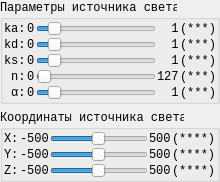
         <widget class="QWidget" name="widget_Expand_LightSource" native="true">
          <layout class="QVBoxLayout" name="verticalLayout_8">
           <property name="leftMargin">
            <number>0</number>
           </property>
           <property name="topMargin">
            <number>0</number>
           </property>
           <property name="rightMargin">
            <number>0</number>
           </property>
           <property name="bottomMargin">
            <number>0</number>
           </property>
           <item>
            <widget class="QGroupBox" name="groupBox_IlluminantParams">
             <property name="font">
              <font>
               <family>Consolas</family>
              </font>
             </property>
             <property name="title">
              <string>Параметры источника света</string>
             </property>
             <layout class="QVBoxLayout" name="verticalLayout_4">
              <property name="spacing">
               <number>1</number>
              </property>
              <property name="leftMargin">
               <number>1</number>
              </property>
              <property name="topMargin">
               <number>1</number>
              </property>
              <property name="rightMargin">
               <number>1</number>
              </property>
              <property name="bottomMargin">
               <number>1</number>
              </property>
              <item>
               <layout class="QHBoxLayout" name="horizontalLayout_34">
                <item>
                 <widget class="QLabel" name="label_AbsentComponent">
                  <property name="font">
                   <font>
                    <family>Consolas</family>
                   </font>
                  </property>
                  <property name="text">
                   <string>ka:</string>
                  </property>
                 </widget>
                </item>
                <item>
                 <widget class="QLabel" name="label_68">
                  <property name="font">
                   <font>
                    <family>Consolas</family>
                   </font>
                  </property>
                  <property name="text">
                   <string>0</string>
                  </property>
                 </widget>
                </item>
                <item>
                 <widget class="QSlider" name="slider_Absent">
                  <property name="font">
                   <font>
                    <family>Consolas</family>
                   </font>
                  </property>
                  <property name="minimum">
                   <number>0</number>
                  </property>
                  <property name="maximum">
                   <number>10</number>
                  </property>
                  <property name="value">
                   <number>1</number>
                  </property>
                  <property name="orientation">
                   <enum>Qt::Horizontal</enum>
                  </property>
                 </widget>
                </item>
                <item>
                 <widget class="QLabel" name="label_69">
                  <property name="font">
                   <font>
                    <family>Consolas</family>
                   </font>
                  </property>
                  <property name="text">
                   <string>  1</string>
                  </property>
                 </widget>
                </item>
                <item>
                 <widget class="QLabel" name="value_Absent">
                  <property name="font">
                   <font>
                    <family>Consolas</family>
                   </font>
                  </property>
                  <property name="text">
                   <string>(***)</string>
                  </property>
                 </widget>
                </item>
               </layout>
              </item>
              <item>
               <layout class="QHBoxLayout" name="horizontalLayout_35">
                <item>
                 <widget class="QLabel" name="label_DiffusonComponent">
                  <property name="font">
                   <font>
                    <family>Consolas</family>
                   </font>
                  </property>
                  <property name="text">
                   <string>kd:</string>
                  </property>
                 </widget>
                </item>
                <item>
                 <widget class="QLabel" name="label_72">
                  <property name="font">
                   <font>
                    <family>Consolas</family>
                   </font>
                  </property>
                  <property name="text">
                   <string>0</string>
                  </property>
                 </widget>
                </item>
                <item>
                 <widget class="QSlider" name="slider_Diffusion">
                  <property name="font">
                   <font>
                    <family>Consolas</family>
                   </font>
                  </property>
                  <property name="minimum">
                   <number>0</number>
                  </property>
                  <property name="maximum">
                   <number>10</number>
                  </property>
                  <property name="value">
                   <number>1</number>
                  </property>
                  <property name="orientation">
                   <enum>Qt::Horizontal</enum>
                  </property>
                 </widget>
                </item>
                <item>
                 <widget class="QLabel" name="label_73">
                  <property name="font">
                   <font>
                    <family>Consolas</family>
                   </font>
                  </property>
                  <property name="text">
                   <string>  1</string>
                  </property>
                 </widget>
                </item>
                <item>
                 <widget class="QLabel" name="value_Diffusion">
                  <property name="font">
                   <font>
                    <family>Consolas</family>
                   </font>
                  </property>
                  <property name="text">
                   <string>(***)</string>
                  </property>
                 </widget>
                </item>
               </layout>
              </item>
              <item>
               <layout class="QHBoxLayout" name="horizontalLayout_36">
                <item>
                 <widget class="QLabel" name="label_SpecularComponent">
                  <property name="font">
                   <font>
                    <family>Consolas</family>
                   </font>
                  </property>
                  <property name="text">
                   <string>ks:</string>
                  </property>
                 </widget>
                </item>
                <item>
                 <widget class="QLabel" name="label_76">
                  <property name="font">
                   <font>
                    <family>Consolas</family>
                   </font>
                  </property>
                  <property name="text">
                   <string>0</string>
                  </property>
                 </widget>
                </item>
                <item>
                 <widget class="QSlider" name="slider_Specular">
                  <property name="font">
                   <font>
                    <family>Consolas</family>
                   </font>
                  </property>
                  <property name="minimum">
                   <number>0</number>
                  </property>
                  <property name="maximum">
                   <number>10</number>
                  </property>
                  <property name="value">
                   <number>1</number>
                  </property>
                  <property name="orientation">
                   <enum>Qt::Horizontal</enum>
                  </property>
                 </widget>
                </item>
                <item>
                 <widget class="QLabel" name="label_77">
                  <property name="font">
                   <font>
                    <family>Consolas</family>
                   </font>
                  </property>
                  <property name="text">
                   <string>  1</string>
                  </property>
                 </widget>
                </item>
                <item>
                 <widget class="QLabel" name="value_Specular">
                  <property name="font">
                   <font>
                    <family>Consolas</family>
                   </font>
                  </property>
                  <property name="text">
                   <string>(***)</string>
                  </property>
                 </widget>
                </item>
               </layout>
              </item>
              <item>
               <layout class="QHBoxLayout" name="horizontalLayout_37">
                <item>
                 <widget class="QLabel" name="label_Power">
                  <property name="font">
                   <font>
                    <family>Consolas</family>
                   </font>
                  </property>
                  <property name="text">
                   <string> n:</string>
                  </property>
                 </widget>
                </item>
                <item>
                 <widget class="QLabel" name="label_80">
                  <property name="font">
                   <font>
                    <family>Consolas</family>
                   </font>
                  </property>
                  <property name="text">
                   <string>0</string>
                  </property>
                 </widget>
                </item>
                <item>
                 <widget class="QSlider" name="slider_Power">
                  <property name="font">
                   <font>
                    <family>Consolas</family>
                   </font>
                  </property>
                  <property name="minimum">
                   <number>0</number>
                  </property>
                  <property name="maximum">
                   <number>127</number>
                  </property>
                  <property name="value">
                   <number>1</number>
                  </property>
                  <property name="orientation">
                   <enum>Qt::Horizontal</enum>
                  </property>
                 </widget>
                </item>
                <item>
                 <widget class="QLabel" name="label_81">
                  <property name="font">
                   <font>
                    <family>Consolas</family>
                   </font>
                  </property>
                  <property name="text">
                   <string>127</string>
                  </property>
                 </widget>
                </item>
                <item>
                 <widget class="QLabel" name="value_Power">
                  <property name="font">
                   <font>
                    <family>Consolas</family>
                   </font>
                  </property>
                  <property name="text">
                   <string>(***)</string>
                  </property>
                 </widget>
                </item>
               </layout>
              </item>
              <item>
               <layout class="QHBoxLayout" name="horizontalLayout_38">
                <item>
                 <widget class="QLabel" name="label_Alpha">
                  <property name="font">
                   <font>
                    <family>Consolas</family>
                   </font>
                  </property>
                  <property name="text">
                   <string> α:</string>
                  </property>
                 </widget>
                </item>
                <item>
                 <widget class="QLabel" name="label_82">
                  <property name="font">
                   <font>
                    <family>Consolas</family>
                   </font>
                  </property>
                  <property name="text">
                   <string>0</string>
                  </property>
                 </widget>
                </item>
                <item>
                 <widget class="QSlider" name="slider_Alpha">
                  <property name="font">
                   <font>
                    <family>Consolas</family>
                   </font>
                  </property>
                  <property name="minimum">
                   <number>0</number>
                  </property>
                  <property name="maximum">
                   <number>10</number>
                  </property>
                  <property name="value">
                   <number>1</number>
                  </property>
                  <property name="orientation">
                   <enum>Qt::Horizontal</enum>
                  </property>
                 </widget>
                </item>
                <item>
                 <widget class="QLabel" name="label_83">
                  <property name="font">
                   <font>
                    <family>Consolas</family>
                   </font>
                  </property>
                  <property name="text">
                   <string>  1</string>
                  </property>
                 </widget>
                </item>
                <item>
                 <widget class="QLabel" name="value_Alpha">
                  <property name="font">
                   <font>
                    <family>Consolas</family>
                   </font>
                  </property>
                  <property name="text">
                   <string>(***)</string>
                  </property>
                 </widget>
                </item>
               </layout>
              </item>
             </layout>
            </widget>
           </item>
           <item>
            <widget class="QGroupBox" name="groupBox_IlluminantCoords">
             <property name="font">
              <font>
               <family>Consolas</family>
              </font>
             </property>
             <property name="title">
              <string>Координаты источника света</string>
             </property>
             <layout class="QVBoxLayout" name="verticalLayout">
              <property name="spacing">
               <number>1</number>
              </property>
              <property name="leftMargin">
               <number>1</number>
              </property>
              <property name="topMargin">
               <number>1</number>
              </property>
              <property name="rightMargin">
               <number>1</number>
              </property>
              <property name="bottomMargin">
               <number>1</number>
              </property>
              <item>
               <layout class="QHBoxLayout" name="horizontalLayout_31">
                <item>
                 <widget class="QLabel" name="label_X_Illuminant">
                  <property name="font">
                   <font>
                    <family>Consolas</family>
                   </font>
                  </property>
                  <property name="text">
                   <string>X:</string>
                  </property>
                 </widget>
                </item>
                <item>
                 <widget class="QLabel" name="label_59">
                  <property name="font">
                   <font>
                    <family>Consolas</family>
                   </font>
                  </property>
                  <property name="text">
                   <string>-500</string>
                  </property>
                 </widget>
                </item>
                <item>
                 <widget class="QSlider" name="slider_X_Illuminant">
                  <property name="font">
                   <font>
                    <family>Consolas</family>
                   </font>
                  </property>
                  <property name="minimum">
                   <number>-500</number>
                  </property>
                  <property name="maximum">
                   <number>500</number>
                  </property>
                  <property name="value">
                   <number>-1</number>
                  </property>
                  <property name="orientation">
                   <enum>Qt::Horizontal</enum>
                  </property>
                 </widget>
                </item>
                <item>
                 <widget class="QLabel" name="label_58">
                  <property name="font">
                   <font>
                    <family>Consolas</family>
                   </font>
                  </property>
                  <property name="text">
                   <string>500</string>
                  </property>
                 </widget>
                </item>
                <item>
                 <widget class="QLabel" name="value_X_Coord">
                  <property name="font">
                   <font>
                    <family>Consolas</family>
                   </font>
                  </property>
                  <property name="text">
                   <string>(****)</string>
                  </property>
                 </widget>
                </item>
               </layout>
              </item>
              <item>
               <layout class="QHBoxLayout" name="horizontalLayout_32">
                <item>
                 <widget class="QLabel" name="label_Y_Illuminant">
                  <property name="font">
                   <font>
                    <family>Consolas</family>
                   </font>
                  </property>
                  <property name="text">
                   <string>Y:</string>
                  </property>
                 </widget>
                </item>
                <item>
                 <widget class="QLabel" name="label_61">
                  <property name="font">
                   <font>
                    <family>Consolas</family>
                   </font>
                  </property>
                  <property name="text">
                   <string>-500</string>
                  </property>
                 </widget>
                </item>
                <item>
                 <widget class="QSlider" name="slider_Y_Illuminant">
                  <property name="font">
                   <font>
                    <family>Consolas</family>
                   </font>
                  </property>
                  <property name="minimum">
                   <number>-500</number>
                  </property>
                  <property name="maximum">
                   <number>500</number>
                  </property>
                  <property name="value">
                   <number>-1</number>
                  </property>
                  <property name="orientation">
                   <enum>Qt::Horizontal</enum>
                  </property>
                 </widget>
                </item>
                <item>
                 <widget class="QLabel" name="label_56">
                  <property name="font">
                   <font>
                    <family>Consolas</family>
                   </font>
                  </property>
                  <property name="text">
                   <string>500</string>
                  </property>
                 </widget>
                </item>
                <item>
                 <widget class="QLabel" name="value_Y_Coord">
                  <property name="font">
                   <font>
                    <family>Consolas</family>
                   </font>
                  </property>
                  <property name="text">
                   <string>(****)</string>
                  </property>
                 </widget>
                </item>
               </layout>
              </item>
              <item>
               <layout class="QHBoxLayout" name="horizontalLayout_33">
                <item>
                 <widget class="QLabel" name="label_Z_Illuminant">
                  <property name="font">
                   <font>
                    <family>Consolas</family>
                   </font>
                  </property>
                  <property name="text">
                   <string>Z:</string>
                  </property>
                 </widget>
                </item>
                <item>
                 <widget class="QLabel" name="label_65">
                  <property name="font">
                   <font>
                    <family>Consolas</family>
                   </font>
                  </property>
                  <property name="text">
                   <string>-500</string>
                  </property>
                 </widget>
                </item>
                <item>
                 <widget class="QSlider" name="slider_Z_Illuminant">
                  <property name="font">
                   <font>
                    <family>Consolas</family>
                   </font>
                  </property>
                  <property name="minimum">
                   <number>-500</number>
                  </property>
                  <property name="maximum">
                   <number>500</number>
                  </property>
                  <property name="value">
                   <number>-1</number>
                  </property>
                  <property name="orientation">
                   <enum>Qt::Horizontal</enum>
                  </property>
                 </widget>
                </item>
                <item>
                 <widget class="QLabel" name="label_64">
                  <property name="font">
                   <font>
                    <family>Consolas</family>
                   </font>
                  </property>
                  <property name="text">
                   <string>500</string>
                  </property>
                 </widget>
                </item>
                <item>
                 <widget class="QLabel" name="value_Z_Coord">
                  <property name="font">
                   <font>
                    <family>Consolas</family>
                   </font>
                  </property>
                  <property name="text">
                   <string>(****)</string>
                  </property>
                 </widget>
                </item>
               </layout>
              </item>
             </layout>
            </widget>
           </item>
          </layout>
         </widget>
